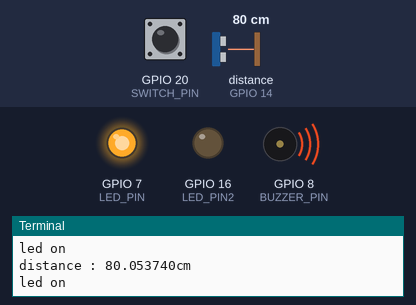
The program below on a simulated Raspberry Pi (BCM pin numbers). Shown: output pins drawn as LEDs (lit = HIGH), buzzer (waves = sounding), the last lines printed to the terminal. Inputs (shaded band) come from the test bench; at power-on: GPIO 20 (SWITCH_PIN) LOW, distance to the obstacle (sensor on GPIO 14) 80 cm. The echo pulse lasts 58.3 µs per cm; the clock reads 2024-03-15 10:24:30 at power-on unless the program sets it; pins used as bus, display or sensor lines are not drawn.

Above: at 1.2 s.
1.3 s: GPIO 20 (SWITCH_PIN) pulled HIGH for 0.15 s
At 2.2 s:
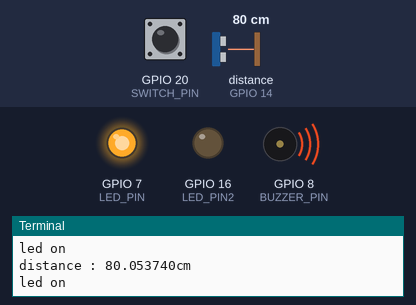
2.9 s: GPIO 20 (SWITCH_PIN) pulled HIGH for 3.2 s
At 3.8 s:
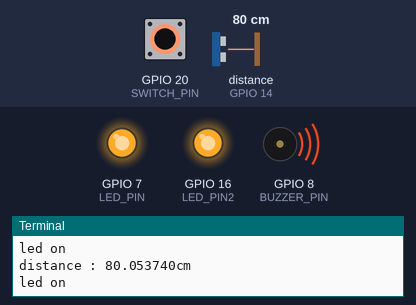
Timing chart, 0 to 7.6 s (numbered marks = the images above; inputs shaded):
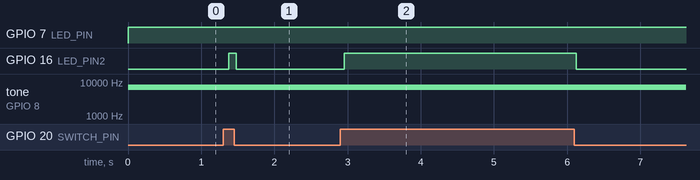

The program:

Final_project.py
```python
import RPi.GPIO as GPIO
import time

TRIGGER_PIN = 4 ## 초음파 발사핀 설정
ECHO_PIN = 14 ## 퍼진값을 다시받는 에코핀 설정
LED_PIN = 7 ## LED 핀
LED_PIN2 = 16
BUZZER_PIN = 8 ## 부저핀
SWITCH_PIN = 20 #스위치 핀

GPIO.setmode(GPIO.BCM)
GPIO.setup(TRIGGER_PIN,GPIO.OUT)
GPIO.setup(ECHO_PIN,GPIO.IN) ## 에코핀은 입력받는 값이기 때문에 setup을 input으로 설정
GPIO.setup(LED_PIN,GPIO.OUT)
GPIO.setup(LED_PIN2,GPIO.OUT)                    ## 나머지는 전부 output 설정
GPIO.setup(BUZZER_PIN,GPIO.OUT)
GPIO.setup(SWITCH_PIN,GPIO.IN,pull_up_down=GPIO.PUD_DOWN)
pwm = GPIO.PWM(BUZZER_PIN,7040) ## 부저의 주파수 값을 pwm에 넣어서 사용


try:
     while True:
        GPIO.output(LED_PIN2, GPIO.input(SWITCH_PIN)) ## GPIO 세팅
        GPIO.output(TRIGGER_PIN,GPIO.HIGH)
        time.sleep(0.00001)
        GPIO.output(TRIGGER_PIN,GPIO.LOW)
        while GPIO.input(ECHO_PIN) == 0: ## 발사
            pass
        start = time.time()


        while GPIO.input(ECHO_PIN) == 1: ##멈춘 시간까지
            pass
        stop = time.time()

        duration_time = stop - start ## 발사를 시작한 타임으로 끝나는 타임을 빼서 지속시간 계산
        distance = 17160 * duration_time ## 거리 계산

        print('distance : %lfcm' % distance)
        if distance <= 100:
            GPIO.output(LED_PIN,GPIO.HIGH) ##  거리가  100 이하로 들어오면 울림
            pwm.start(10)
            print('led on')
        else:
            GPIO.output(LED_PIN,GPIO.LOW) ## 거리가 100 초과이면 꺼짐
            print('led off')
            pwm.stop()
        time.sleep(0.1)


finally:
    GPIO.cleanup()
    print('cleanup and exit')
```

Measured:
- after the input at 1.3 s, GPIO 16 (LED_PIN2): LOW → HIGH after 0.07 s, → LOW 0.11 s later
- after the input at 2.9 s, GPIO 16 (LED_PIN2): LOW → HIGH after 0.06 s, → LOW 3.2 s later
